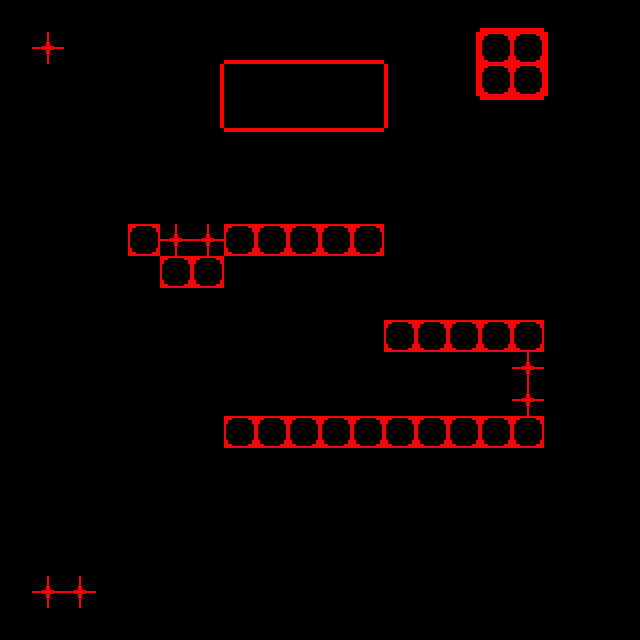

Rendered tile map (Tiled .tmx) drawn with the repository's tilesets; below, a short description and the full map source, tile grids included:
An orthogonal 20x20 tile map with 32x32 px tiles, 1 tile layer (topology) and 2 objects (player_spawn, enemy_spawn).

<map version="1.0" orientation="orthogonal" renderorder="right-up" width="20" height="20" tilewidth="32" tileheight="32" nextobjectid="8">
 <tileset firstgid="1" name="test_tiles" tilewidth="32" tileheight="32" tilecount="64" columns="8">
  <image source="test_tiles.png" width="256" height="256" />
  <tile id="48">
   <properties>
    <property name="collides" value="___R" />
   </properties>
  </tile>
  <tile id="49">
   <properties>
    <property name="collides" value="_D__" />
   </properties>
  </tile>
  <tile id="50">
   <properties>
    <property name="collides" value="UDLR" />
    <property name="damage" type="int" value="4" />
   </properties>
  </tile>
  <tile id="56">
   <properties>
    <property name="collides" value="U___" />
   </properties>
  </tile>
  <tile id="57">
   <properties>
    <property name="collides" value="__L_" />
   </properties>
  </tile>
  <tile id="58">
   <properties>
    <property name="collides" value="UDLR" />
   </properties>
  </tile>
 </tileset>
 <layer name="topology" width="20" height="20">
  <data encoding="csv">
0,0,0,0,0,0,0,0,0,0,0,0,0,0,0,50,50,0,0,0,
0,51,0,0,0,0,0,50,50,50,50,50,0,0,49,59,59,58,0,0,
0,0,0,0,0,0,49,0,0,0,0,0,58,0,49,59,59,58,0,0,
0,0,0,0,0,0,49,0,0,0,0,0,58,0,0,57,57,0,0,0,
0,0,0,0,0,0,0,57,57,57,57,57,0,0,0,0,0,0,0,0,
0,0,0,0,0,0,0,0,0,0,0,0,0,0,0,0,0,0,0,0,
0,0,0,0,0,0,0,0,0,0,0,0,0,0,0,0,0,0,0,0,
0,0,0,0,59,51,51,59,59,59,59,59,0,0,0,0,0,0,0,0,
0,0,0,0,0,59,59,0,0,0,0,0,0,0,0,0,0,0,0,0,
0,0,0,0,0,0,0,0,0,0,0,0,0,0,0,0,0,0,0,0,
0,0,0,0,0,0,0,0,0,0,0,0,59,59,59,59,59,0,0,0,
0,0,0,0,0,0,0,0,0,0,0,0,0,0,0,0,51,0,0,0,
0,0,0,0,0,0,0,0,0,0,0,0,0,0,0,0,51,0,0,0,
0,0,0,0,0,0,0,59,59,59,59,59,59,59,59,59,59,0,0,0,
0,0,0,0,0,0,0,0,0,0,0,0,0,0,0,0,0,0,0,0,
0,0,0,0,0,0,0,0,0,0,0,0,0,0,0,0,0,0,0,0,
0,0,0,0,0,0,0,0,0,0,0,0,0,0,0,0,0,0,0,0,
0,0,0,0,0,0,0,0,0,0,0,0,0,0,0,0,0,0,0,0,
0,51,51,0,0,0,0,0,0,0,0,0,0,0,0,0,0,0,0,0,
0,0,0,0,0,0,0,0,0,0,0,0,0,0,0,0,0,0,0,0
</data>
 </layer>
 <objectgroup name="spawns">
  <object id="4" name="spawn" type="player_spawn" x="271" y="366.5" />
  <object id="7" name="enemy1" type="enemy_spawn" x="510" y="257" />
 </objectgroup>
</map>